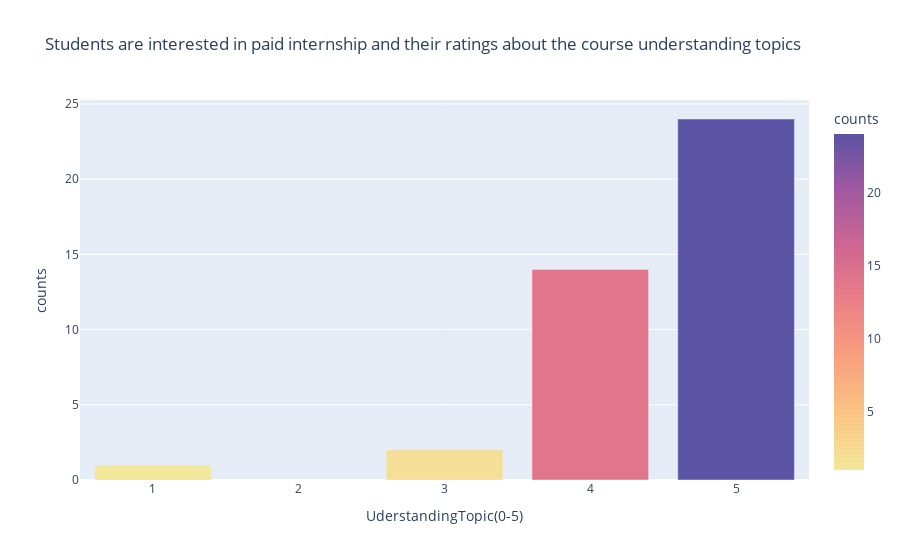

Notebook code for this chart:
### Code cell
#bar chart for students who are interested in paid internship and their activities in program.
fig = px.bar(UderstandingTopic_internship,
             x='UderstandingTopic(0-5)',
             y='counts',
             color='counts',
             color_continuous_scale='sunset',
             title='Students are interested in paid internship and their ratings about the course understanding topics')
fig.show()

### Figure 1 — Plotly figure (JSON) as saved in the notebook; plotly's stock layout.template omitted (floating-point values rounded to 4 significant figures)
{"data": [{"alignmentgroup": "True", "hovertemplate": "UderstandingTopic(0-5)=%{x}<br>counts=%{marker.color}<extra></extra>", "legendgroup": "", "marker": {"color": [1, 2, 14, 24], "coloraxis": "coloraxis"}, "name": "", "offsetgroup": "", "orientation": "v", "showlegend": false, "textposition": "auto", "type": "bar", "x": [1, 3, 4, 5], "xaxis": "x", "y": [1, 2, 14, 24], "yaxis": "y"}], "layout": {"barmode": "relative", "coloraxis": {"colorbar": {"title": {"text": "counts"}}, "colorscale": [[0, "rgb(243, 231, 155)"], [0.1667, "rgb(250, 196, 132)"], [0.3333, "rgb(248, 160, 126)"], [0.5, "rgb(235, 127, 134)"], [0.6667, "rgb(206, 102, 147)"], [0.8333, "rgb(160, 89, 160)"], [1, "rgb(92, 83, 165)"]]}, "legend": {"tracegroupgap": 0}, "title": {"text": "Students are interested in paid internship and their ratings about the course understanding topics"}, "xaxis": {"anchor": "y", "domain": [0, 1], "title": {"text": "UderstandingTopic(0-5)"}}, "yaxis": {"anchor": "x", "domain": [0, 1], "title": {"text": "counts"}}}}
